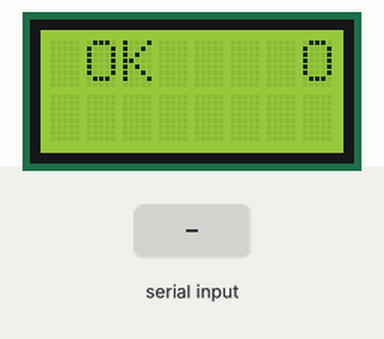
Simulated run of this sketch. Board: Arduino Uno, built with avr-gcc and run on an emulated ATmega328P. Parts: 8×2 character LCD. The inputs (shaded band) are chosen by the test bench. The modem accepts every AT command (registered, SIM ready, sends succeed) and sends nothing else; what the sketch prints to the serial monitor is not drawn.

Above: at 1.5 s.
1.6 s: "1" received over the second serial link
At 2.7 s:
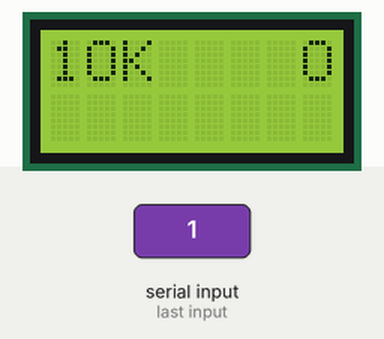
3.1 s: "0" received over the second serial link
At 3.9 s:
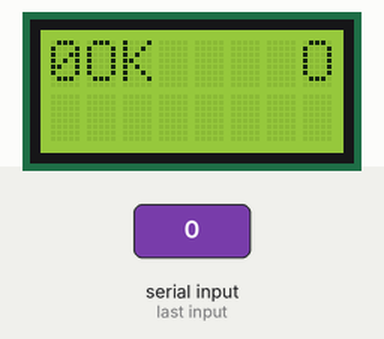
4.6 s: "2" received over the second serial link
At 5.0 s:
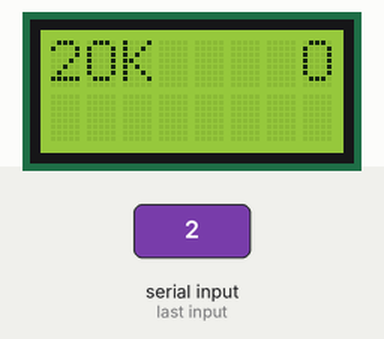
Timing chart, 0 to 7.6 s (numbered marks = the images above; inputs shaded):
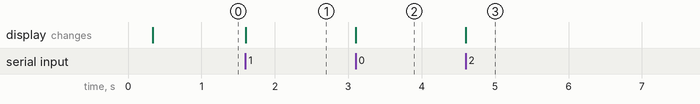

The sketch:

003_RYLR896_TX_.ino
```cpp
/*Скеч РАБОЧИЙ. 08,03,2021
 * тестовый проект с моулем лора, общаемся с модулем
и перебрасываем данные с компорта лоре и с лоры в компорт
выводим чтото на I2C дисплей

*/
/*
Лог обмена с модулем
AT
+OK
AT+MODE?
+MODE=0
AT+IPR?
+IPR=115200
AT+PARAMETER?
+PARAMETER=12,7,1,4
AT+BAND?
+BAND=915000000
AT+ADDRESS?
+ADDRESS=0
AT+NETWORKID?
+NETWORKID=0
AT+CPIN?
+CPIN=00000000000000000000000000000000
AT+CRFOP?
+CRFOP=15
AT+SEND?
+SEND=0,8,FUCKfuck
AT+VER?
+VER=RYLR89C_V1.2.4
AT+UID?
+ERR=4
*/
/*
лог записан через termite(включен Append CR+LF)
В проге Terminal 1.9b нужно в конце добавлять $0D$0A (AT$0D$0A)
***послать HELLO с настройками по умолчанию :
AT+SEND=0,5,HELLO
должно вернутся;
+OK
***в терминале получателя должно появится
+RCV=0,5,HELLO,-49,36

*/
#include <SoftwareSerial.h>
#include <LiquidCrystal_I2C.h>
SoftwareSerial LORA(2, 3); // RX | TX
LiquidCrystal_I2C lcd(0x27,8,2);  // set the LCD address to 0x27 for a 16 chars and 2 line display

void setup() {// put your setup code here, to run once:
  //инициализация дисплея
  lcd.init();                      // initialize the lcd
  lcd.init();
  lcd.backlight();

  // Давайте откроем последовательный порт со скоростью 9600
  Serial.begin(115200);
  Serial.println("LORA RYLR896");
  //Откроем компорт для модуля LORA
  LORA.begin(115200); //default baudrate of module is 115200
  delay(100);             //wait for Lora device to be ready

  LORA.print("AT\r\n");   //общаемся с молулем,посылаем команду AT
  delay(100);
  Serial.write(LORA.read());//посылаем в компорт то что ответил молуль

  //посылаем тестовое сообщение в эфир
  LORA.print("AT+SEND=0,8,ArduHelo\r\n");   //send "HELLO" to address 0("5" bytes)

}//end setup

void loop() {// put your main code here, to run repeatedly:
  //то что пришло от лоры посылаем в компорт и наоборот.
  //то что пришло с компорт посылаем лоре.

 if (LORA.available()){
//delay(100);
  lcd.setCursor(0,0);   //1 Line(position,line)

  while((LORA.available())>0){
    lcd.write(LORA.read());
  }

}

/*
  if (Serial.available())
    LORA.write(Serial.read());
  //выводим на дисплей
  lcd.setCursor(0,0);   //1 Line(position,line)
  lcd.println("Ct");//16 characaters
      lcd.setCursor(0,1);   //1 Line(position,line)
  lcd.println("test comp");//16 characaters
  */
}
```

Measured:
- after the input at 1.6 s, the display: changes at once (image 1)
- after the input at 3.1 s, the display: changes at once (image 2)
- after the input at 4.6 s, the display: changes at once (image 3)
